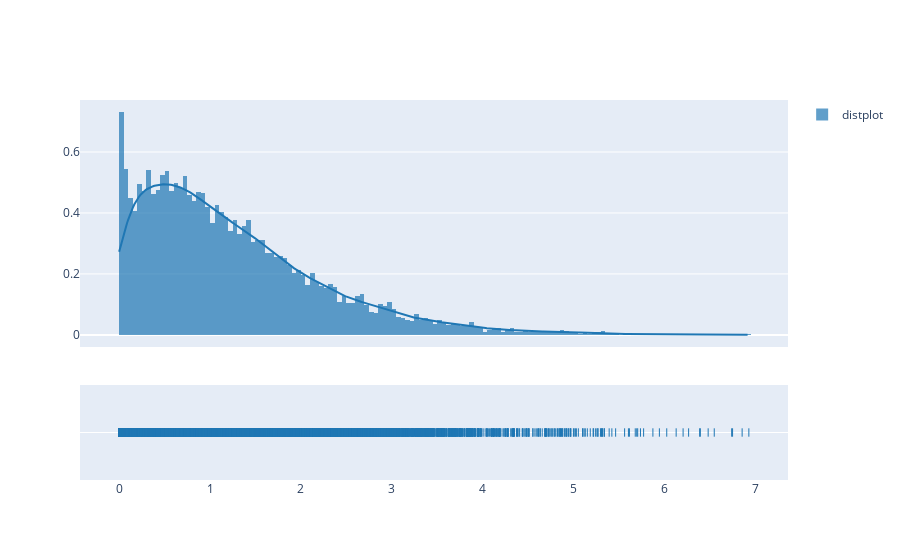

Write notebook code for a chart like this one.
### Code cell
import plotly.figure_factory as ff
fig = ff.create_distplot([df_1["W_14"]], ["distplot"], bin_size=0.05)
fig.show()

### Figure 1 — Plotly figure (JSON) as saved in the notebook; plotly's stock layout.template omitted (floating-point values rounded to 4 significant figures; data arrays with more than 128 entries replaced by an {"elided": "..."} marker saying what was removed)
{"data": [{"autobinx": false, "histnorm": "probability density", "legendgroup": "distplot", "marker": {"color": "rgb(31, 119, 180)"}, "name": "distplot", "opacity": 0.7, "type": "histogram", "x": {"elided": "10000 float values"}, "xaxis": "x", "xbins": {"end": 6.93, "size": 0.05, "start": 0}, "yaxis": "y"}, {"legendgroup": "distplot", "marker": {"color": "rgb(31, 119, 180)"}, "mode": "lines", "name": "distplot", "showlegend": false, "type": "scatter", "x": {"elided": "500 float values"}, "xaxis": "x", "y": {"elided": "500 float values"}, "yaxis": "y"}, {"legendgroup": "distplot", "marker": {"color": "rgb(31, 119, 180)", "symbol": "line-ns-open"}, "mode": "markers", "name": "distplot", "showlegend": false, "type": "scatter", "x": {"elided": "10000 float values"}, "xaxis": "x", "y": {"elided": "10000 str values"}, "yaxis": "y2"}], "layout": {"barmode": "overlay", "hovermode": "closest", "legend": {"traceorder": "reversed"}, "xaxis": {"anchor": "y2", "domain": [0, 1], "zeroline": false}, "yaxis": {"anchor": "free", "domain": [0.35, 1], "position": 0}, "yaxis2": {"anchor": "x", "domain": [0, 0.25], "dtick": 1, "showticklabels": false}}}
